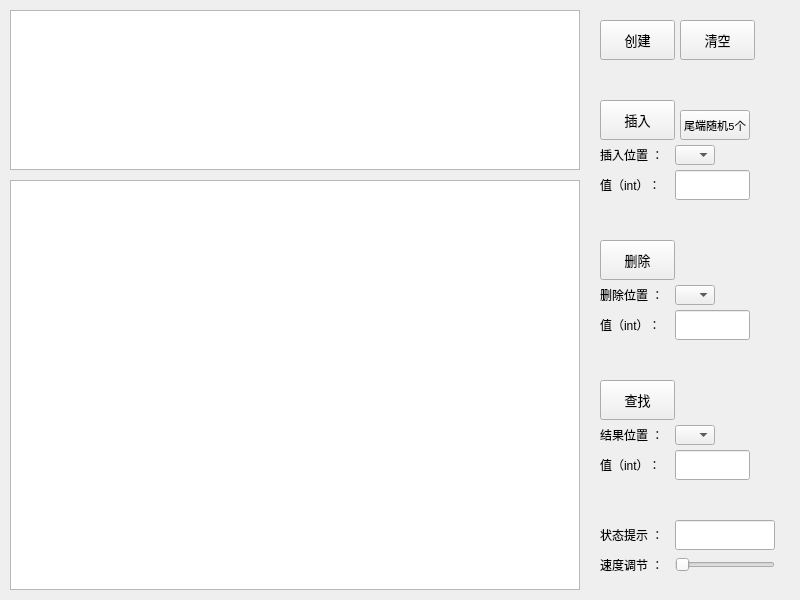
<?xml version="1.0" encoding="UTF-8"?>
<ui version="4.0">
 <class>LinkList</class>
 <widget class="QWidget" name="LinkList">
  <property name="geometry">
   <rect>
    <x>0</x>
    <y>0</y>
    <width>800</width>
    <height>600</height>
   </rect>
  </property>
  <property name="windowTitle">
   <string>Form</string>
  </property>
  <widget class="QGraphicsView" name="graphicsView">
   <property name="geometry">
    <rect>
     <x>10</x>
     <y>180</y>
     <width>570</width>
     <height>410</height>
    </rect>
   </property>
  </widget>
  <widget class="QTextBrowser" name="textBrowser">
   <property name="geometry">
    <rect>
     <x>10</x>
     <y>10</y>
     <width>570</width>
     <height>160</height>
    </rect>
   </property>
  </widget>
  <widget class="QPushButton" name="pushButtonDelete">
   <property name="geometry">
    <rect>
     <x>600</x>
     <y>240</y>
     <width>75</width>
     <height>40</height>
    </rect>
   </property>
   <property name="minimumSize">
    <size>
     <width>0</width>
     <height>20</height>
    </size>
   </property>
   <property name="font">
    <font>
     <family>Consolas</family>
     <pointsize>10</pointsize>
    </font>
   </property>
   <property name="text">
    <string>删除</string>
   </property>
  </widget>
  <widget class="QLabel" name="labelDeleteValue">
   <property name="geometry">
    <rect>
     <x>600</x>
     <y>310</y>
     <width>66</width>
     <height>30</height>
    </rect>
   </property>
   <property name="sizePolicy">
    <sizepolicy hsizetype="Minimum" vsizetype="Minimum">
     <horstretch>0</horstretch>
     <verstretch>0</verstretch>
    </sizepolicy>
   </property>
   <property name="minimumSize">
    <size>
     <width>60</width>
     <height>30</height>
    </size>
   </property>
   <property name="text">
    <string>值（int）：</string>
   </property>
  </widget>
  <widget class="QLineEdit" name="lineEditDelete">
   <property name="geometry">
    <rect>
     <x>675</x>
     <y>310</y>
     <width>75</width>
     <height>30</height>
    </rect>
   </property>
   <property name="sizePolicy">
    <sizepolicy hsizetype="Fixed" vsizetype="Fixed">
     <horstretch>0</horstretch>
     <verstretch>0</verstretch>
    </sizepolicy>
   </property>
   <property name="minimumSize">
    <size>
     <width>60</width>
     <height>30</height>
    </size>
   </property>
  </widget>
  <widget class="QComboBox" name="comboBoxDelete">
   <property name="enabled">
    <bool>true</bool>
   </property>
   <property name="geometry">
    <rect>
     <x>675</x>
     <y>285</y>
     <width>40</width>
     <height>20</height>
    </rect>
   </property>
  </widget>
  <widget class="QLabel" name="labelDeletePos">
   <property name="geometry">
    <rect>
     <x>600</x>
     <y>280</y>
     <width>75</width>
     <height>30</height>
    </rect>
   </property>
   <property name="sizePolicy">
    <sizepolicy hsizetype="Minimum" vsizetype="Minimum">
     <horstretch>0</horstretch>
     <verstretch>0</verstretch>
    </sizepolicy>
   </property>
   <property name="minimumSize">
    <size>
     <width>60</width>
     <height>30</height>
    </size>
   </property>
   <property name="text">
    <string>删除位置 ：</string>
   </property>
  </widget>
  <widget class="QPushButton" name="pushButtonLocate">
   <property name="geometry">
    <rect>
     <x>600</x>
     <y>380</y>
     <width>75</width>
     <height>40</height>
    </rect>
   </property>
   <property name="minimumSize">
    <size>
     <width>0</width>
     <height>20</height>
    </size>
   </property>
   <property name="font">
    <font>
     <family>Consolas</family>
     <pointsize>10</pointsize>
    </font>
   </property>
   <property name="text">
    <string>查找</string>
   </property>
  </widget>
  <widget class="QLineEdit" name="lineEditLocate">
   <property name="geometry">
    <rect>
     <x>675</x>
     <y>450</y>
     <width>75</width>
     <height>30</height>
    </rect>
   </property>
   <property name="sizePolicy">
    <sizepolicy hsizetype="Fixed" vsizetype="Fixed">
     <horstretch>0</horstretch>
     <verstretch>0</verstretch>
    </sizepolicy>
   </property>
   <property name="minimumSize">
    <size>
     <width>60</width>
     <height>30</height>
    </size>
   </property>
  </widget>
  <widget class="QComboBox" name="comboBoxLocate">
   <property name="enabled">
    <bool>true</bool>
   </property>
   <property name="geometry">
    <rect>
     <x>675</x>
     <y>425</y>
     <width>40</width>
     <height>20</height>
    </rect>
   </property>
  </widget>
  <widget class="QLabel" name="labelLocateValue">
   <property name="geometry">
    <rect>
     <x>600</x>
     <y>450</y>
     <width>66</width>
     <height>30</height>
    </rect>
   </property>
   <property name="sizePolicy">
    <sizepolicy hsizetype="Minimum" vsizetype="Minimum">
     <horstretch>0</horstretch>
     <verstretch>0</verstretch>
    </sizepolicy>
   </property>
   <property name="minimumSize">
    <size>
     <width>60</width>
     <height>30</height>
    </size>
   </property>
   <property name="text">
    <string>值（int）：</string>
   </property>
  </widget>
  <widget class="QLabel" name="labelResultPos">
   <property name="geometry">
    <rect>
     <x>600</x>
     <y>420</y>
     <width>75</width>
     <height>30</height>
    </rect>
   </property>
   <property name="sizePolicy">
    <sizepolicy hsizetype="Minimum" vsizetype="Minimum">
     <horstretch>0</horstretch>
     <verstretch>0</verstretch>
    </sizepolicy>
   </property>
   <property name="minimumSize">
    <size>
     <width>60</width>
     <height>30</height>
    </size>
   </property>
   <property name="text">
    <string>结果位置 ：</string>
   </property>
  </widget>
  <widget class="QLabel" name="labelTimeControl">
   <property name="geometry">
    <rect>
     <x>600</x>
     <y>550</y>
     <width>75</width>
     <height>30</height>
    </rect>
   </property>
   <property name="sizePolicy">
    <sizepolicy hsizetype="Minimum" vsizetype="Minimum">
     <horstretch>0</horstretch>
     <verstretch>0</verstretch>
    </sizepolicy>
   </property>
   <property name="minimumSize">
    <size>
     <width>60</width>
     <height>30</height>
    </size>
   </property>
   <property name="text">
    <string>速度调节 ：</string>
   </property>
  </widget>
  <widget class="QPushButton" name="pushButtonInit">
   <property name="geometry">
    <rect>
     <x>600</x>
     <y>20</y>
     <width>75</width>
     <height>40</height>
    </rect>
   </property>
   <property name="minimumSize">
    <size>
     <width>0</width>
     <height>20</height>
    </size>
   </property>
   <property name="font">
    <font>
     <family>Consolas</family>
     <pointsize>10</pointsize>
    </font>
   </property>
   <property name="text">
    <string>创建</string>
   </property>
  </widget>
  <widget class="QLabel" name="labelInsertValue">
   <property name="geometry">
    <rect>
     <x>600</x>
     <y>170</y>
     <width>66</width>
     <height>30</height>
    </rect>
   </property>
   <property name="sizePolicy">
    <sizepolicy hsizetype="Minimum" vsizetype="Minimum">
     <horstretch>0</horstretch>
     <verstretch>0</verstretch>
    </sizepolicy>
   </property>
   <property name="minimumSize">
    <size>
     <width>60</width>
     <height>30</height>
    </size>
   </property>
   <property name="text">
    <string>值（int）：</string>
   </property>
  </widget>
  <widget class="QLineEdit" name="lineEditInsert">
   <property name="geometry">
    <rect>
     <x>675</x>
     <y>170</y>
     <width>75</width>
     <height>30</height>
    </rect>
   </property>
   <property name="sizePolicy">
    <sizepolicy hsizetype="Fixed" vsizetype="Fixed">
     <horstretch>0</horstretch>
     <verstretch>0</verstretch>
    </sizepolicy>
   </property>
   <property name="minimumSize">
    <size>
     <width>60</width>
     <height>30</height>
    </size>
   </property>
  </widget>
  <widget class="QPushButton" name="pushButtonInsert">
   <property name="geometry">
    <rect>
     <x>600</x>
     <y>100</y>
     <width>75</width>
     <height>40</height>
    </rect>
   </property>
   <property name="minimumSize">
    <size>
     <width>0</width>
     <height>20</height>
    </size>
   </property>
   <property name="font">
    <font>
     <family>Consolas</family>
     <pointsize>10</pointsize>
    </font>
   </property>
   <property name="text">
    <string>插入</string>
   </property>
  </widget>
  <widget class="QComboBox" name="comboBoxInsert">
   <property name="enabled">
    <bool>true</bool>
   </property>
   <property name="geometry">
    <rect>
     <x>675</x>
     <y>145</y>
     <width>40</width>
     <height>20</height>
    </rect>
   </property>
  </widget>
  <widget class="QLabel" name="labelInsert">
   <property name="geometry">
    <rect>
     <x>600</x>
     <y>140</y>
     <width>75</width>
     <height>30</height>
    </rect>
   </property>
   <property name="sizePolicy">
    <sizepolicy hsizetype="Minimum" vsizetype="Minimum">
     <horstretch>0</horstretch>
     <verstretch>0</verstretch>
    </sizepolicy>
   </property>
   <property name="minimumSize">
    <size>
     <width>60</width>
     <height>30</height>
    </size>
   </property>
   <property name="text">
    <string>插入位置 ：</string>
   </property>
  </widget>
  <widget class="QLabel" name="labelState">
   <property name="geometry">
    <rect>
     <x>600</x>
     <y>520</y>
     <width>60</width>
     <height>30</height>
    </rect>
   </property>
   <property name="sizePolicy">
    <sizepolicy hsizetype="Minimum" vsizetype="Minimum">
     <horstretch>0</horstretch>
     <verstretch>0</verstretch>
    </sizepolicy>
   </property>
   <property name="minimumSize">
    <size>
     <width>60</width>
     <height>30</height>
    </size>
   </property>
   <property name="text">
    <string>状态提示 ：</string>
   </property>
  </widget>
  <widget class="QLineEdit" name="lineEditState">
   <property name="geometry">
    <rect>
     <x>675</x>
     <y>520</y>
     <width>100</width>
     <height>30</height>
    </rect>
   </property>
   <property name="sizePolicy">
    <sizepolicy hsizetype="Fixed" vsizetype="Fixed">
     <horstretch>0</horstretch>
     <verstretch>0</verstretch>
    </sizepolicy>
   </property>
   <property name="minimumSize">
    <size>
     <width>60</width>
     <height>30</height>
    </size>
   </property>
  </widget>
  <widget class="QSlider" name="horizontalSlider">
   <property name="geometry">
    <rect>
     <x>675</x>
     <y>555</y>
     <width>100</width>
     <height>20</height>
    </rect>
   </property>
   <property name="mouseTracking">
    <bool>true</bool>
   </property>
   <property name="orientation">
    <enum>Qt::Horizontal</enum>
   </property>
  </widget>
  <widget class="QPushButton" name="pushButtonRandomInsert5">
   <property name="geometry">
    <rect>
     <x>680</x>
     <y>110</y>
     <width>70</width>
     <height>30</height>
    </rect>
   </property>
   <property name="minimumSize">
    <size>
     <width>0</width>
     <height>20</height>
    </size>
   </property>
   <property name="font">
    <font>
     <family>Consolas</family>
     <pointsize>8</pointsize>
    </font>
   </property>
   <property name="text">
    <string>尾端随机5个</string>
   </property>
  </widget>
  <widget class="QPushButton" name="pushButtonClear">
   <property name="geometry">
    <rect>
     <x>680</x>
     <y>20</y>
     <width>75</width>
     <height>40</height>
    </rect>
   </property>
   <property name="minimumSize">
    <size>
     <width>0</width>
     <height>20</height>
    </size>
   </property>
   <property name="font">
    <font>
     <family>Consolas</family>
     <pointsize>10</pointsize>
    </font>
   </property>
   <property name="text">
    <string>清空</string>
   </property>
  </widget>
 </widget>
 <resources/>
 <connections/>
</ui>
